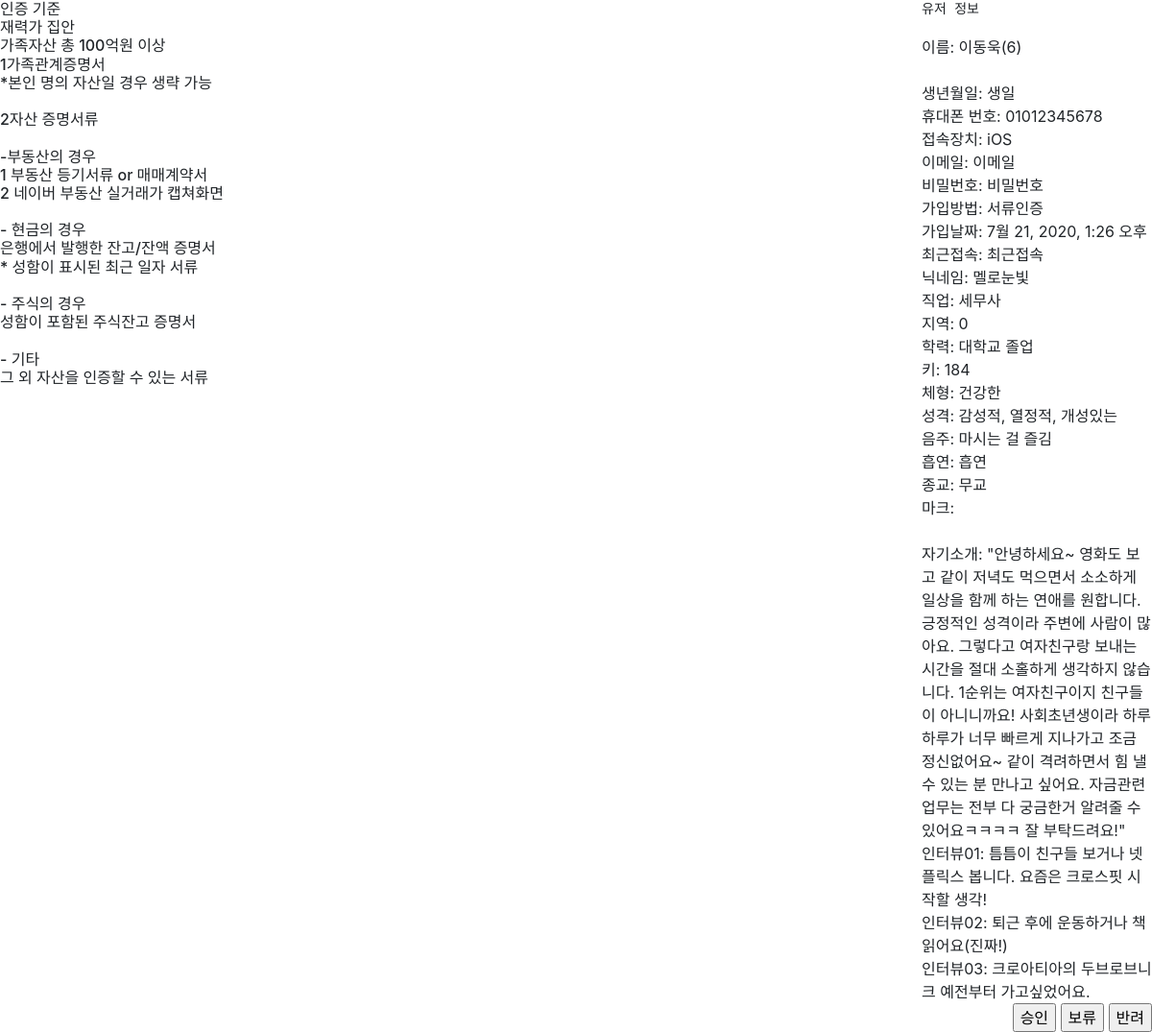
Page /paper_detail/6 on the committed database.
### profile_validate/models.py (models this page shows, shortened)
class UserInterview(models.Model):
   user = models.ForeignKey('UserProfile', on_delete=models.CASCADE) #email
   introduce = models.TextField()
   holiday = models.TextField()
   interest = models.TextField()
   trip = models.TextField()

class UserProfile(models.Model):
    AREA_CHOICES = ((0, '서울'), (0, '경기'), (0, '인천'),
                    (1, '강원'),
                    (2, '충북'), (2, '세종'), (2, '충남'), (2, '대전'),
                    (3, '경북'), (3, '대구'), (3, '울산'), (3, '부산'), (3, '경남'),
                    (4, '전북'), (4, '전남'), (4, '광주'),
                    (5, '제주'),
                    (6, '해외'))
    user = models.ForeignKey('UserBase', on_delete=models.CASCADE)  # email
    nick = models.CharField(max_length=200)
    job = models.CharField(max_length=200)
    area = models.IntegerField(choices=AREA_CHOICES, default=0)  # 지역 카테고리화
    study = models.CharField(max_length=200)
    height = models.IntegerField()
    body = models.CharField(max_length=200)
    drink = models.CharField(max_length=200)
    smoke = models.CharField(max_length=200)
    religion = models.CharField(max_length=200)
    Character = models.CharField(max_length=200)

class UserBase(models.Model):
    user = models.ForeignKey('auth.User', on_delete=models.CASCADE)
    name = models.CharField(max_length=200)
    phone = models.CharField(max_length=200)
    sex = models.CharField(max_length=200)  # M or W
    device = models.CharField(max_length=200)  # Android or iOS
    age = models.SmallIntegerField()
    blind = models.BooleanField(default=False)
    coin = models.IntegerField(default=0)
    birth = models.DateField(auto_now_add=True)
    joined_type = models.CharField(max_length=200)
    joined_time = models.DateTimeField(auto_now_add=True)

### profile_validate/views.py (the view)
# urls.py: path('paper_detail/<int:index>', profile.paper_detail, name="paper-detail"),
def paper_detail(request, index):
    image = UserImage.objects.select_related('user__user').filter(user=index, title=False, noFilter=False)
    UserFull = UserInterview.objects.select_related('user__user').filter(user=index)
    mark = UserMark.objects.filter(user=index).values_list(flat=True)
    form = paperDetailDoneForm()
    return render(request, 'profile_validate/paper_detail.html',
                  {'imgs': image, 'user_full': UserFull[0], 'mark': mark, 'form': form})

### profile_validate/forms.py
class paperDetailDoneForm(forms.Form):
    btn = forms.CharField()

### profile_validate/templates/profile_validate/paper_detail.html (shortened to what this page needs)
{% load static %}
<!DOCTYPE html>
<html>
<head>
    <link rel="stylesheet" href="https://maxcdn.bootstrapcdn.com/bootstrap/4.1.0/css/bootstrap.min.css">
    <link rel="stylesheet" href="{% static 'css/paper_detail.css' %}">
</head>
<body>
<main>
    <wrapper>
        <left>
            <h6>
                인증 기준<br>
                재력가 집안<br>
                가족자산 총 100억원 이상<br>
                1가족관계증명서<br>
                *본인 명의 자산일 경우 생략 가능<br>
                <br>
                2자산 증명서류<br>
                <br>
                -부동산의 경우<br>
                1 부동산 등기서류 or 매매계약서<br>
                2 네이버 부동산 실거래가 캡쳐화면<br>
                <br>
                - 현금의 경우<br>
                은행에서 발행한 잔고/잔액 증명서<br>
                * 성함이 표시된 최근 일자 서류<br>
                <br>
                - 주식의 경우<br>
                성함이 포함된 주식잔고 증명서<br>
                <br>
                - 기타<br>
                그 외 자산을 인증할 수 있는 서류<br>
            </h6>
        </left>
        <middle>
        </middle>
        <right>
            <pre>유저 정보</pre>
            이름: {{ user_full.user.user.name }}({{ user_full.user_id }})<br><br>
            생년월일: 생일<br>
            휴대폰 번호: {{ user_full.user.user.phone }}<br>
            접속장치: {{ user_full.user.user.device }}<br>
            이메일: 이메일<br>
            비밀번호: 비밀번호<br>
            가입방법: {{ user_full.user.user.joined_type }}<br>
            가입날짜: {{ user_full.user.user.joined_time }}<br>
            최근접속: 최근접속<br>
            닉네임: {{ user_full.user.nick }}<br>
            직업: {{ user_full.user.job }}<br>
            지역: {{ user_full.user.area }}<br>
            학력: {{ user_full.user.study }}<br>
            키: {{ user_full.user.height }}<br>
            체형: {{ user_full.user.body }}<br>
            성격: {{ user_full.user.Character }}<br>
            음주: {{ user_full.user.drink }}<br>
            흡연: {{ user_full.user.smoke }}<br>
            종교: {{ user_full.user.religion }}<br>
            마크: {{ mark.one }} {{ mark.two }}<br><br>
            자기소개: {{ user_full.introduce }}<br>
            인터뷰01: {{ user_full.holiday }}<br>
            인터뷰02: {{ user_full.interest }}<br>
            인터뷰03: {{ user_full.trip }}<br>
        </right>
    </wrapper>
    <form action="{% url 'paperdetail-done' index=user_full.user.user.pk %}" method="POST" style="float: right">
         <input type="submit" id="confirm_btn" name="btn" value="승인">
         <input type="submit" id="delay_btn" name="btn" value="보류">
         <input type="submit" id="deny_btn" name="btn" value="반려">
    </form>
</main>
</body>
</html>

### profile_validate/static/css/paper_detail.css (style rules this page uses)
wrapper { display: flex; flex-wrap: wrap; justify-content: space-around; aligh-content: space-around; }
left { width: 20%; }
middle { width: 60%; }
right { width: 20% }

### rows in the picture
UserInterview: user.user.name "이동욱", user_id "6", user.user.phone "01012345678", user.user.device "iOS", user.user.joined_type "서류인증", user.user.joined_time "7월 21, 2020, 1:26 오후", user.nick "멜로눈빛", user.job "세무사", user.area "0", user.study "대학교 졸업", user.height "184", user.body "건강한", user.Character "감성적, 열정적, 개성있는", user.drink "마시는 걸 즐김", user.smoke "흡연", user.religion "무교", introduce "\"안녕하세요~ 영화도 보고 같이 저녁도 먹으면서 소소하게 일상을 함께 하는 연애를 원합니다. 긍정적인 성격이라 주변에 사람이 많아요. 그렇다고 여자친구랑 보내는 시간을 절대 소홀하게 생각하지 않습니다. 1순위는 여자친구이지 친구들이 아니니까요! 사회초년생이라 하루하루가 너무 빠르게 지나가고 조금 정신없어요~ 같이 격려하면서 힘 낼 수 있는 분 만나고 싶어요. 자금관련업무는 전부 다 궁금한거 알려줄 수 있어요ㅋㅋㅋㅋ 잘 부탁드려요!\"", holiday "틈틈이 친구들 보거나 넷플릭스 봅니다. 요즘은 크로스핏 시작할 생각!", interest "퇴근 후에 운동하거나 책읽어요(진짜!)", trip "크로아티아의 두브로브니크 예전부터 가고싶었어요."
